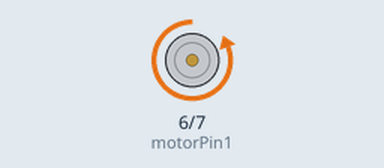
Simulated run of this sketch. Board: Arduino Uno, built with avr-gcc and run on an emulated ATmega328P. Parts: motor-driver pin pairs drawn as motors (green arrow = first pin HIGH = forward, orange = second pin HIGH = backward, longer = more drive).

Above: at 2.5 s.
At 7.5 s:
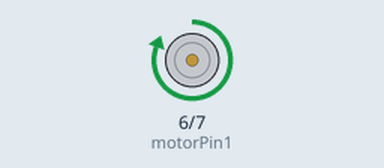
Timing chart, 0 to 13.0 s (numbered marks = the images above):
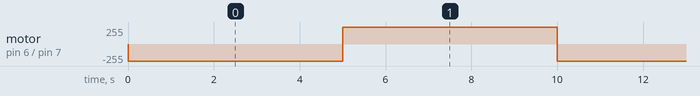

The sketch:

Hbridge.ino
```cpp
// Define the pin numbers
int motorPin1 = 6;
int motorPin2 = 7;

void setup() {
  // Set the pin modes of the above IO pins to OUTPUT
  pinMode(motorPin1, OUTPUT);
  pinMode(motorPin2, OUTPUT);
}

void loop() {
  // Turn the motor in one direction
  digitalWrite(motorPin1, LOW); //close
  digitalWrite(motorPin2, HIGH);

  delay (5000);

  digitalWrite(motorPin1, HIGH); //open
  digitalWrite(motorPin2, LOW);

  delay (5000);
}
```

Measured:
- by itself, motor on pin 6 (motorPin1) / pin 7 (motorPin2): alternates forward 255/255 for 5.0 s and backward 255/255 for 5.0 s
